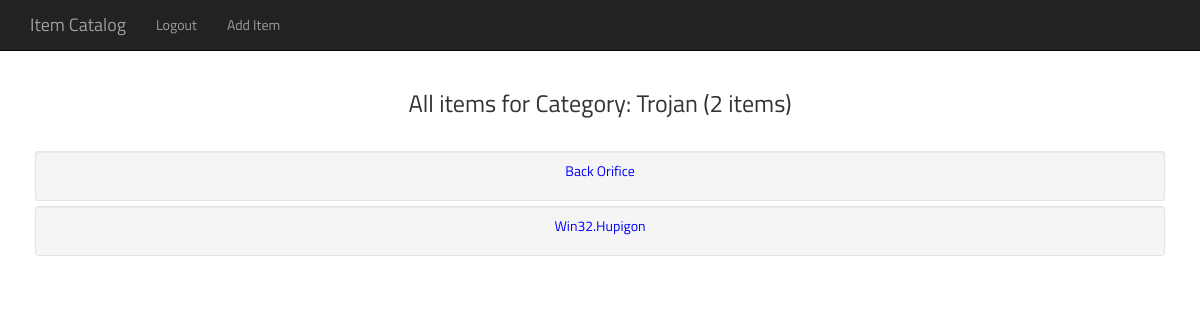
Page /category/5 (signed in) on the committed database.
### my_app/catalog/models.py (models this page shows, shortened)
class Category(Base):
    __tablename__='Category'
    id = Column(Integer, primary_key=True)
    name = Column(String(255), nullable=False)
    description = Column(String(2048), nullable=True)

class Item(Base):
    __tablename__='Item'
    id = Column(Integer, primary_key=True)
    title = Column(String(255), nullable=False)
    description = Column(String(2048), nullable=False)
    category = Column(Integer, ForeignKey('Category.id'))
    creator =  Column(Integer, ForeignKey('User.social_id'))
    creation_date = Column(DateTime, default=datetime.datetime.utcnow)

### my_app/catalog/views.py (the view)
@app.route('/category/<int:id>')
def showItems(id):
    category = db.getCategoryById(id=id)
    if not category:
        flash("The Category you requested does not exist")
        return redirect('/')
    itemCount = db.getNumberOfItemsPerCategory(category.id)
    items = db.getItemsForCategory(category.id)
    return render_template('items.html', category=category, items=items,
                            itemCount=itemCount)

### my_app/catalog/views.py (called while the page is built)
@lm.user_loader
def load_user(id):
    return db.getUserById(int(id))

### my_app/database_operations.py (called while the page is built)
    def getUserById(self, id):
        return session.query(User).filter_by(id=id).first()

    def getNumberOfItemsPerCategory(self, category_id):
        return session.query(Item).filter_by(category=category_id).count()

    def getCategoryById(self, id):
        return session.query(Category).filter_by(id=id).first()

    def getItemsForCategory(self, category):
        return session.query(Item).filter_by(category=category).all()

### my_app/templates/items.html (shortened to what this page needs)
{% extends 'index.html' %}
{% block container %}
<div class="top-pad">
<h3>All items for Category: {{ category.name }} ({{ itemCount }}
 items)</h3>
<div class="top-pad">
{% for item in items %}
<div class="well well-sm">
<p>
<a href="{{ url_for('item', id=item.id) }}">{{ item.title }}</a>
</p>
</div>
{% endfor %}
</div>
</div>
{% endblock %}

### my_app/static/css/main.css (style rules this page uses)
body { padding-top: 50px; }
.top-pad { padding: 20px 10px; text-align: center; }
a { text-align: center; color: blue; }
.well { margin-top: 5px; margin-bottom: 5px; }

### my_app/static/css/social_buttons.css (style rules this page uses)
body { font-family: 'Titillium Web', sans-serif; }

### rows in the picture
Category: name "Trojan"
Item: title "Back Orifice"
Item: title "Win32.Hupigon"

### other values in the picture
{{ itemCount }} "2"
